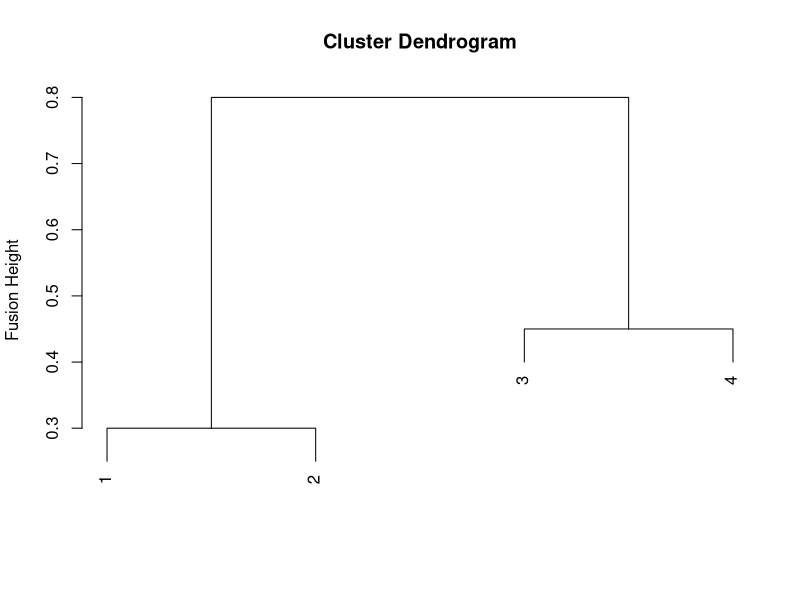
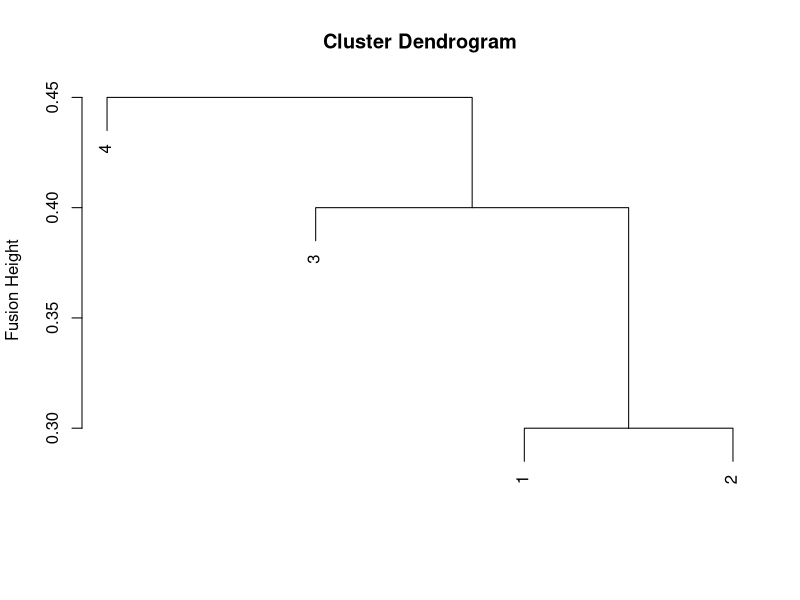
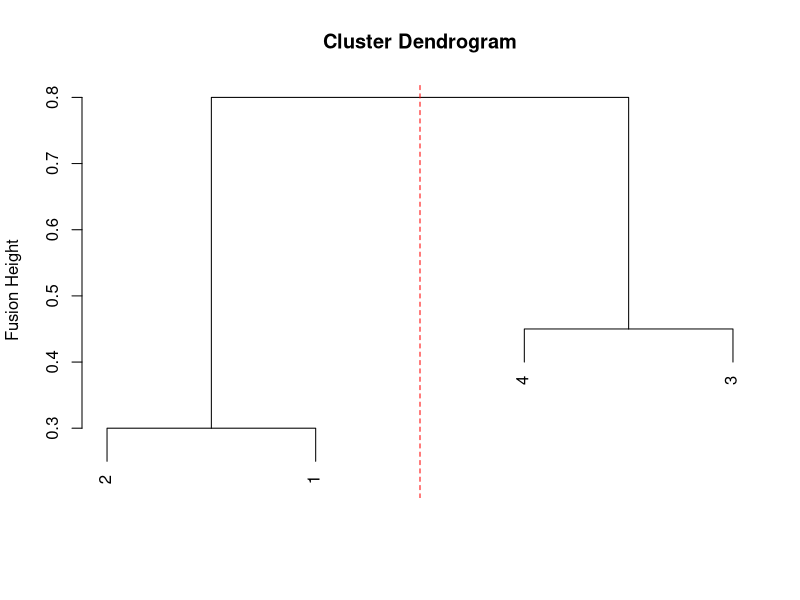
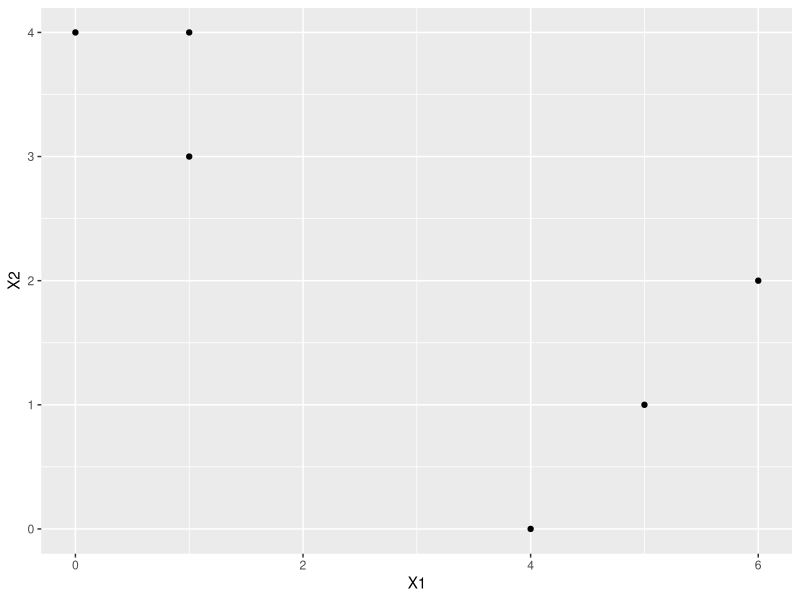
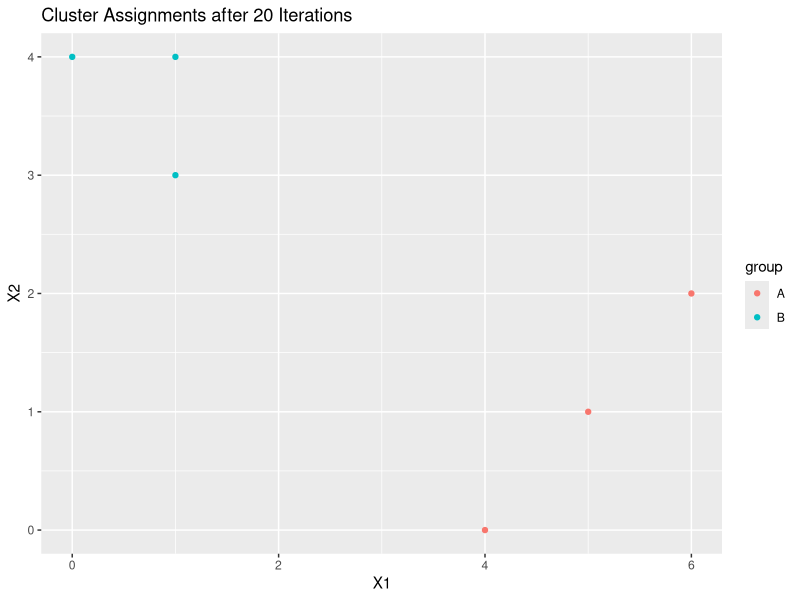

These charts were generated, in order, by the following R code:
## ---- chunk 1
x <- matrix(c(0, 0.3, 0.4, 0.7,
              0.3, 0, 0.5, 0.8,
              0.4, 0.5, 0, 0.45,
              0.7, 0.8, 0.45, 0), ncol = 4, nrow = 4)

plot(hclust(as.dist(x), method = 'complete'),
     xlab = "",
     sub = "",
     ylab = "Fusion Height")
## ---- chunk 2
plot(hclust(as.dist(x), method = 'single'),
     xlab = "",
     sub = "",
     ylab = "Fusion Height")
## ---- chunk 3
plot(hclust(as.dist(x), method = 'complete'),
     xlab = "",
     sub = "",
     ylab = "Fusion Height", labels = c(2,1,4,3))
abline(v = 2.5, col = 'red', lty = 2)
## ---- chunk 4
suppressPackageStartupMessages(library(ggplot2))
df <- data.frame(x1 = c(1,1,0,5,6,4),
                 x2 = c(4,3,4,1,2,0))
qplot(df$x1, df$x2, xlab = 'X1', ylab = 'X2')
## ---- chunk 5
suppressPackageStartupMessages(library(knitr))
df$group <- sample(c('A','B'), 6, replace = TRUE)
knitr::kable(df, caption = 'Sample Data with Group Assignments')
## ---- chunk 6
group.a <- subset(df, group == 'A')
group.b <- subset(df, group == 'B')

# centroid calculation
calculate.centroid <- function(df, variables=c('x1','x2')) {
    
    coordinates <- NULL
    
    for (variable in variables) {
        column.mean <- mean(df[, variable])
        coordinates <- c(column.mean, coordinates)
    }
    
    return(coordinates)
}
group.a.centroid <- calculate.centroid(group.a)
group.b.centroid <- calculate.centroid(group.b)
print(paste("Group A centroid at coordinates",
            round(group.a.centroid[1], 2), 'and', round(group.a.centroid[2], 2)))
print(paste("Group B centroid at coordinates",
            round(group.b.centroid[1], 2), 'and', round(group.b.centroid[2], 2)))
## ---- chunk 7
centroid.matrix <- matrix(c(group.a.centroid, group.b.centroid),
                            nrow = 2, 
                            ncol = 2)

reassign.cluster <- function(df,
                             col.idx=c(1,2),
                             cluster.column='group',
                             cluster.labels=c('A','B'),
                             centroids=centroid.matrix) {
    
    df.matrix <- as.matrix(df[, col.idx])

    updated.labels <- NULL
    for (i in 1:dim(df.matrix)[1]) {

        sqr.manhattan.dist <- (df.matrix[i, ] - centroids)^2
        euclidean.dist <- sqrt(colSums(sqr.manhattan.dist))
        closest.centroid <- which.min(euclidean.dist)
        updated.labels <- c(updated.labels, cluster.labels[closest.centroid])

    }
    
    return(data.frame(df.matrix, group = updated.labels))

}
updated.df <- reassign.cluster(df)
knitr::kable(updated.df, caption = "Sample Data After One Reassignment Iteration")
## ---- chunk 8
for (i in 1:20) {
    # split data
    group.a <- subset(df, group == 'A')
    group.b <- subset(df, group == 'B')
    
    # recalculate centroid
    group.a.centroid <- calculate.centroid(group.a)
    group.b.centroid <- calculate.centroid(group.b)
    
    # create centroid matrix
    centroid.matrix <- matrix(c(group.a.centroid, group.b.centroid), nrow = 2, ncol = 2)
    
    # re-assign group labels
    df <- reassign.cluster(df)
}
## ---- chunk 9
ggplot(df, aes(x = x1, y = x2, color = group)) +
    geom_point() +
    xlab('X1') +
    ylab('X2') +
    ggtitle('Cluster Assignments after 20 Iterations')
## ---- chunk 10
set.seed(10000)
control <- matrix(rnorm(1000*50), nrow = 50, ncol = 1000)
treatment <- matrix(rnorm(1000*50), nrow = 50, ncol = 1000)

df <- data.frame(rbind(control, treatment))
df$group <- sample(c('Control','Treatment'), 100, replace = TRUE)

genes <- colnames(df)
genes <- genes[1:length(genes) - 1]
p.values <- NULL
for (gene in genes) {
    result <- t.test(df[df$group == 'Control', gene], df[df$group != 'Control', gene])
    p.values <- c(p.values, result$p.value)
}

results.df <- data.frame(Gene = genes,
                         PValue = p.values)
results.df <- results.df[order(results.df$PValue),]
results.df$Rank <- seq(1, 1000, 1)
rownames(results.df) <- results.df$Rank

total.tests <- length(genes)
fdr <-  0.25

results.df$BHValue <- results.df$Rank / total.tests * fdr
results.df$Significant <- ifelse(results.df$PValue < results.df$BHValue, 1, 0)
knitr::kable(head(results.df),
             caption = 'Top Statistical Tests Results: Control vs. Treatment')
## ---- chunk 11
df <- USArrests
scaled.df <- t(scale(t(df)))
euc.df.scale <- as.matrix(dist(scaled.df))
# using the transpose to perform a row-wise correlation as opposed to column-wise correlation
cor.df <- cor(t(scaled.df))

constant <- (euc.df.scale^2) / (1 - cor.df)
knitr::kable(constant[1:5,1:5],
             caption = "$(1 - Cor(x_i, y_i)) = Dist(x_i, y_i)^2 * Constant$")
